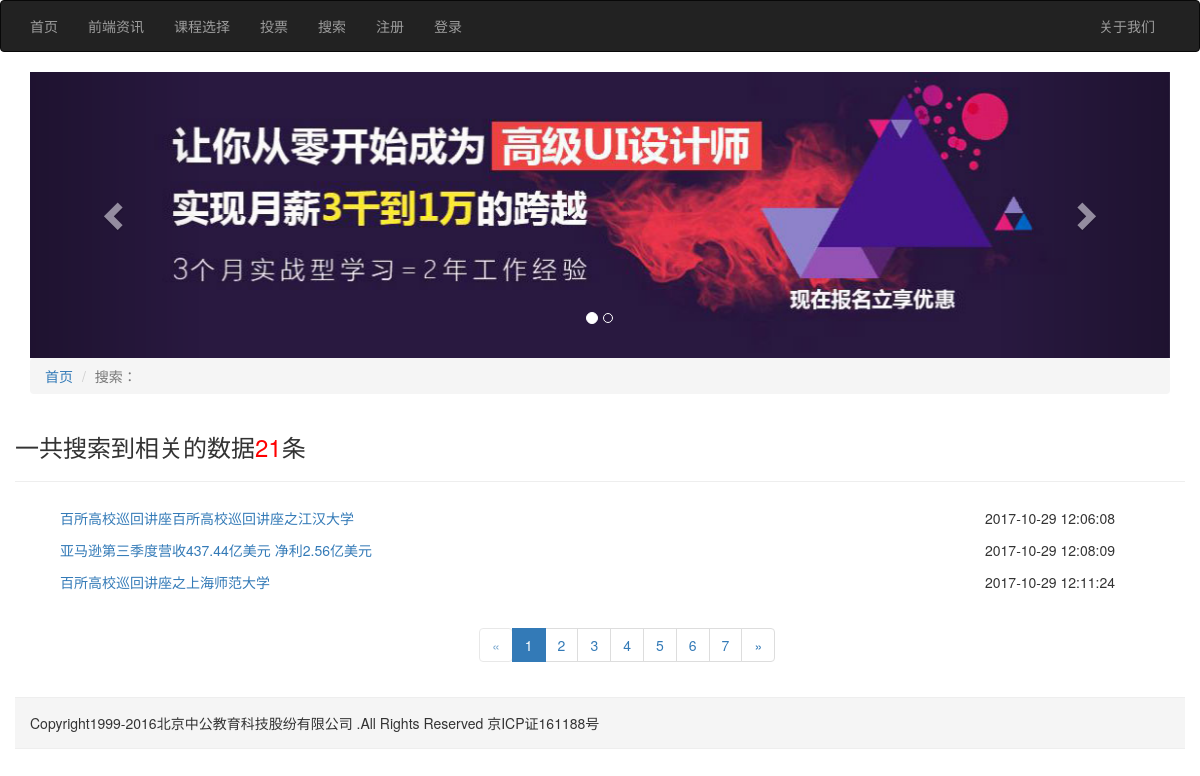
/searchlist.php, run on the app's committed database.
### tables this page shows
CREATE TABLE IF NOT EXISTS `u_article` (
  `id` int(7) unsigned NOT NULL AUTO_INCREMENT,
  `title` varchar(50) NOT NULL,
  `column` varchar(50) NOT NULL,
  `description` text NOT NULL,
  `keywords` varchar(30) NOT NULL,
  `contents` text NOT NULL,
  `thumb` varchar(100) NOT NULL,
  `add_date` varchar(20) NOT NULL,
  `author` varchar(15) NOT NULL,
  PRIMARY KEY (`id`)
);

### searchlist.php (the view, shortened to what this page needs)
<?php
include "header.php";
$txt=$_GET['txt'];
$pageSize=3;
if( empty($_GET['page']) )
{
	$page=1;
	$pageStar=($page-1)*$pageSize;
}
else
{
	$page=$_GET['page'];
	$pageStar=($page-1)*$pageSize;
}
$sql="SELECT * FROM u_article WHERE `contents` LIKE '%$txt%' LIMIT $pageStar,$pageSize";
$sqlTotal="SELECT * FROM u_article WHERE `contents` LIKE '%$txt%'";
$resultTotal=$conn->query($sqlTotal);
$pageTotal=$resultTotal->num_rows;
$pageNum=ceil($pageTotal/$pageSize);
?>
    <div class="container" id="placeNav">
        <ol class="breadcrumb">
            <li><a href="index.php">首页</a></li>
            <li class="active">搜索：<?php echo $txt;?></li>
        </ol>
    </div>
	<div class="container" id="content">
		<h3>一共搜索到<span style="color: red;"><?php echo $txt;?></span>相关的数据<span style="color: red;"><?php echo $pageTotal; ?></span>条</h3>
		<hr>
		<ul class="container-fluid list-unstyled list-li">
	  	<?php
			$result=$conn->query($sql);
			if($result->num_rows>0)
			{
				while( $rows=$result->fetch_assoc() )
				{
		?>
		  <li class="row">
			  <a href="content.php?id=<?php echo $rows['id']; ?>" class="col-md-10" >
			  <?php echo $rows['title']?>
			  </a>
			  <span class="col-md-2">
			  <?php echo date('Y-m-d H:i:s',$rows['add_date']);?>
			  </span>
		  </li>
		<?php
				}
			}
			else
			{
				echo '没有数据';
			}
		?>
		</ul>
        <div id="list">
            <nav aria-label="Page navigation" >
                <ul class="pagination" class="container">
                    <li>
                        <a href="searchlist.php?txt=<?php echo $txt;?>&page=<?php echo $page-1;?>" aria-label="Previous" class="<?php if($page==1){echo 'btn disabled';};?>">
                            <span aria-hidden="true">&laquo;</span>
                        </a>
                    </li>
                    <?php
					for( $j=1;$j<=$pageNum;$j++ )
					{
					?>
                    <li class="<?php if($page==$j){echo 'active';};?>">
						<a href="searchlist.php?txt=<?php echo $txt;?>&page=<?php echo $j;?>">
							<?php echo $j;?>
						</a>
                    </li>
                    <?php
					}
					?>
                    <li>
                        <a href="searchlist.php?txt=<?php echo $txt;?>&page=<?php echo $page+1;?>"
                           aria-label="Next" class="<?php if($page==$pageNum){echo 'btn disabled';};?>">
                            <span aria-hidden="true">&raquo;</span>
                        </a>
                    </li>
                </ul>
            </nav>
        </div>
	</div>
    <footer class="container">
        Copyright1999-2016北京中公教育科技股纷有限公司 .All Rights Reserved 京ICP证161188号
    </footer>
</div>
</body>
</html>

### css/base.css (style rules this page uses)
* { margin: 0;padding:0; }
ul { list-style: none; }
footer { border: 1px solid #eee;border-left:0; border-right: 0;line-height: 50px;background: #f5f5f5;margin-top: 15px; }

### css/index.css (style rules this page uses)
#content a { text-decoration: none; }

### css/list.css (style rules this page uses)
#content li { border: none;padding: 6px 15px; }
#content li a { text-decoration: none; }
#content #list { margin-left: 464px; }

### css/choose.css (style rules this page uses)
#content .row { margin: 0; }
#content { padding: 0; }

### css/webproblem.css (style rules this page uses)
#content .row { margin-left: 0; }

### data on the page
u_article: title "百所高校巡回讲座百所高校巡回讲座之江汉大学", add_date "2017-10-29 12:06:08"
u_article: title "亚马逊第三季度营收437.44亿美元 净利2.56亿美元", add_date "2017-10-29 12:08:09"
u_article: title "百所高校巡回讲座之上海师范大学", add_date "2017-10-29 12:11:24"

### other printed values
$pageTotal "21"
